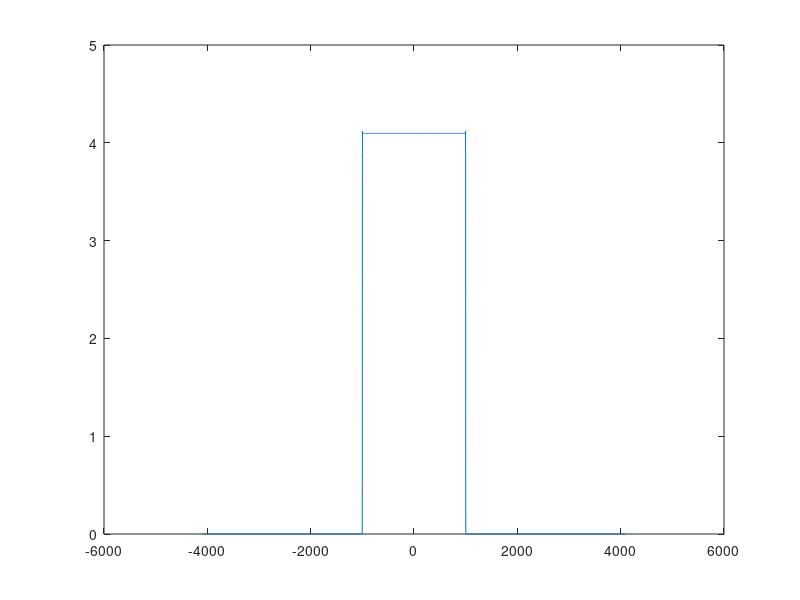

This chart was generated by the following MATLAB code:
time = 0:.001:1;
sig = sin(2*pi*time);
%plot(time,sig)


time = (0:8192) / 8192;
tone1 = sin(2*pi*400*time);
%sound(tone1,8192);

spec = fft(tone1);
spec_centered = fftshift(spec);
freqs = -8192/2:8192/2;
%plot(freqs,abs(spec_centered));

time = (-4096:4096) / 8192;
sig = sinc(2*1000*time);
spec = fft(sig);
spec_centered = fftshift(spec);
freqs = -8192/2:8192/2;
plot(freqs,abs(spec_centered));

h = hann(8193)';
plot(h)

time = (-4096:4096) / 8192;
sig = sinc(2*1000*time);
spec = fft(sig .*h );
spec_centered = fftshift(spec);
freqs = -8192/2:8192/2;
plot(freqs,abs(spec_centered));
